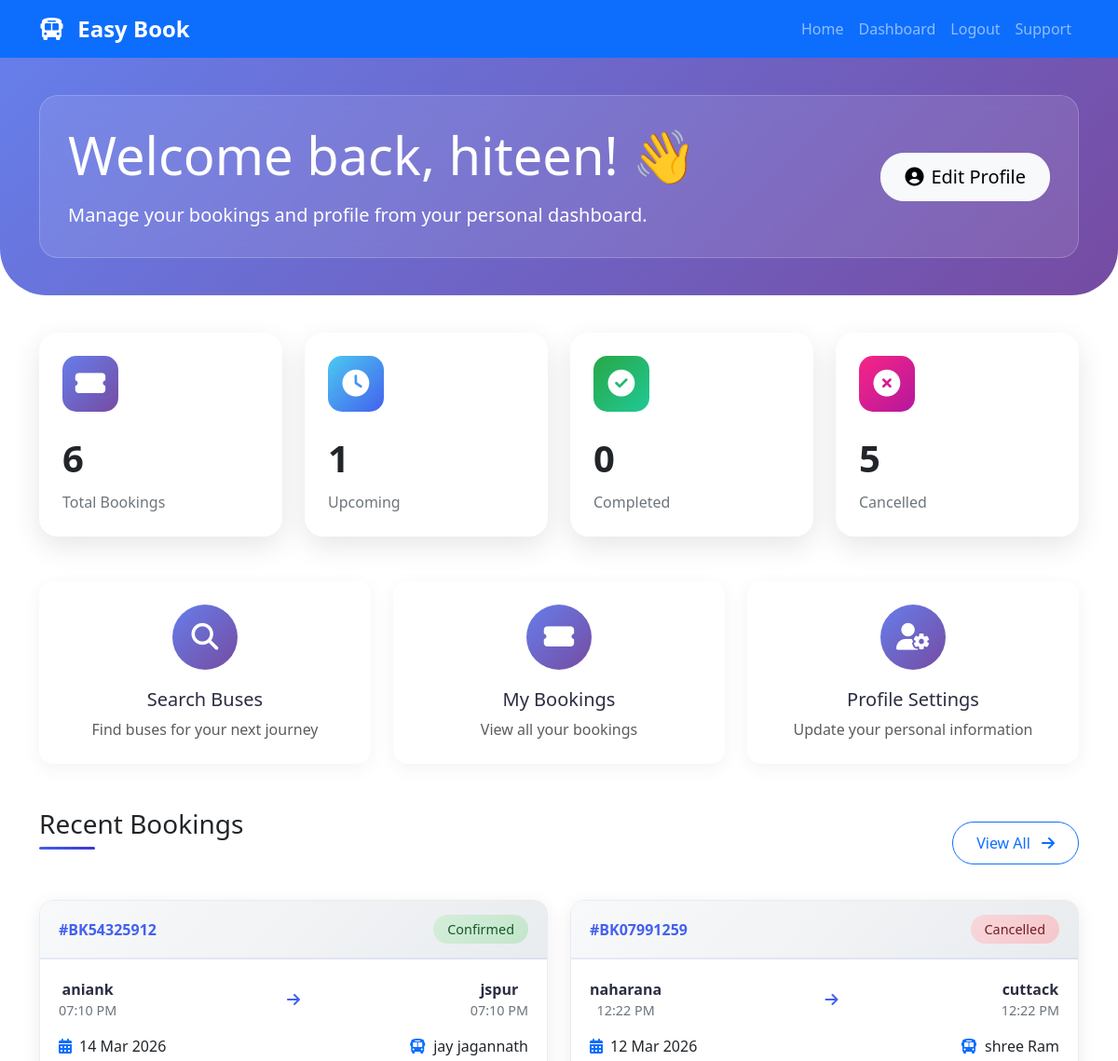
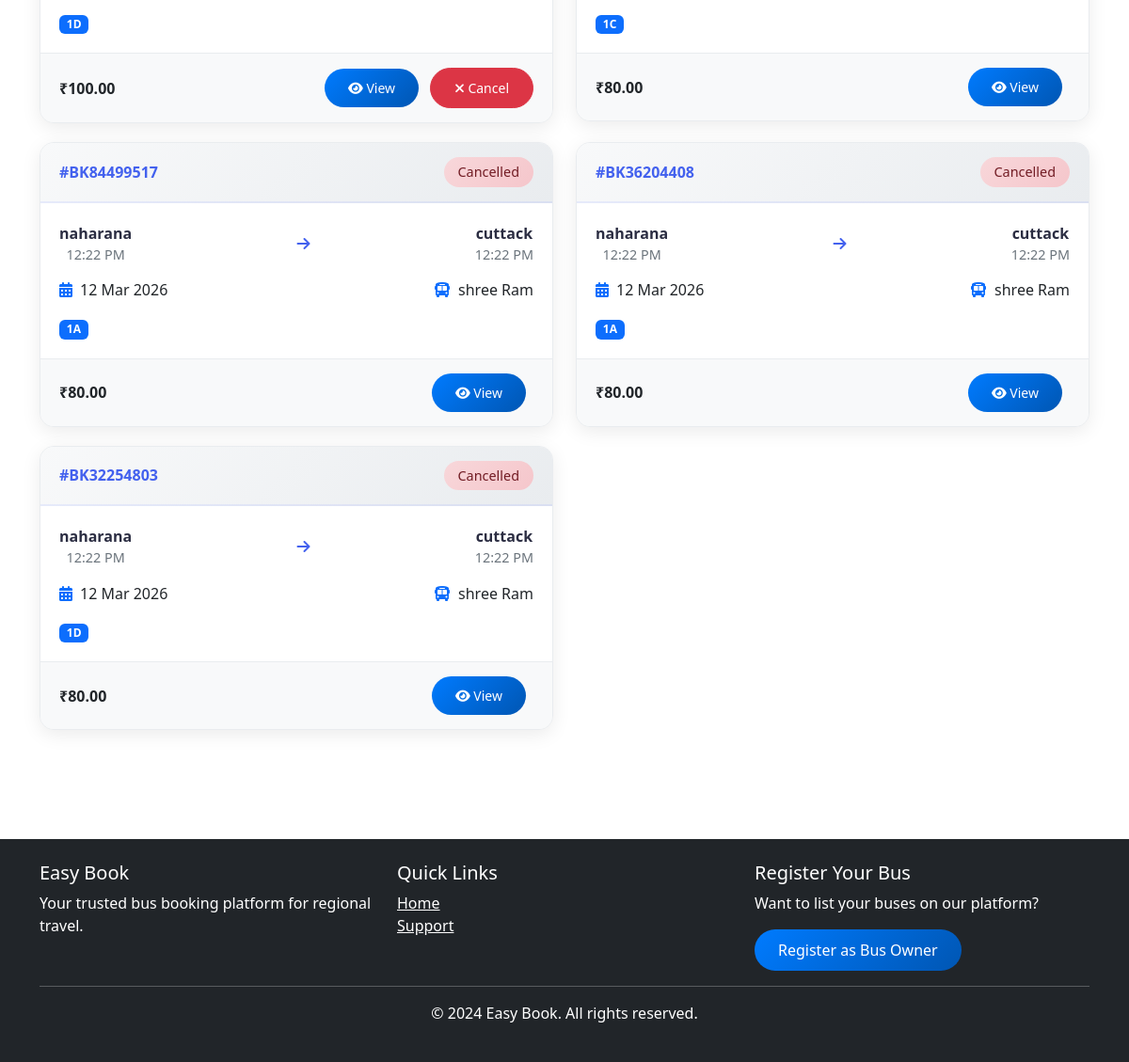
The app's page /accounts/dashboard/ (signed in) with its own data (2 pictures, top to bottom).
### easybook/apps/accounts/models.py (models this page shows, shortened)
class User(AbstractUser):
    USER_TYPES = (
        ('customer', 'Customer'),
        ('bus_owner', 'Bus Owner'),
        ('admin', 'Admin'),
    )
    user_type = models.CharField(max_length=20, choices=USER_TYPES, default='customer')
    phone = models.CharField(max_length=15, unique=True)
    email_verified = models.BooleanField(default=False)
    phone_verified = models.BooleanField(default=False)
    profile_pic = models.ImageField(upload_to='profile_pics/', null=True, blank=True)
    address = models.CharField(max_length=255, blank=True, null=True)
    city = models.CharField(max_length=100, blank=True, null=True)
    state = models.CharField(max_length=100, blank=True, null=True)
    pincode = models.CharField(max_length=10, blank=True, null=True)
    date_of_birth = models.DateField(null=True, blank=True)
    created_at = models.DateTimeField(auto_now_add=True)
    updated_at = models.DateTimeField(auto_now=True)
    groups = models.ManyToManyField(
        'auth.Group',
        verbose_name='groups',
        blank=True,
        help_text='The groups this user belongs to.',
        related_name="custom_user_set",
        related_query_name="custom_user",
    )
    user_permissions = models.ManyToManyField(
        'auth.Permission',
        verbose_name='user permissions',
        blank=True,
        help_text='Specific permissions for this user.',
        related_name="custom_user_set",
        related_query_name="custom_user",
    )

### easybook/apps/bookings/models.py (models this page shows, shortened)
class Booking(models.Model):
    BOOKING_STATUS = (
        ('pending', 'Pending'),
        ('confirmed', 'Confirmed'),
        ('cancelled', 'Cancelled'),
        ('completed', 'Completed'),
    )
    user = models.ForeignKey(User, on_delete=models.CASCADE, limit_choices_to={'user_type': 'customer'}, related_name='customer_bookings')
    route = models.ForeignKey(Route, on_delete=models.CASCADE, related_name='route_bookings')
    booking_date = models.DateTimeField(auto_now_add=True)
    journey_date = models.DateField()
    total_amount = models.DecimalField(max_digits=10, decimal_places=2)
    status = models.CharField(max_length=20, choices=BOOKING_STATUS, default='pending')
    payment_id = models.CharField(max_length=100, blank=True, null=True)
    payment_method = models.CharField(max_length=50, blank=True, null=True)
    booking_reference = models.CharField(max_length=20, unique=True)

class BookedSeat(models.Model):
    GENDER_CHOICES = (
        ('M', 'Male'),
        ('F', 'Female'),
        ('O', 'Other'),
    )
    booking = models.ForeignKey(Booking, on_delete=models.CASCADE, related_name='booked_seats')
    seat = models.ForeignKey(Seat, on_delete=models.CASCADE, related_name='seat_bookings')
    passenger_name = models.CharField(max_length=100)
    passenger_age = models.IntegerField()
    passenger_gender = models.CharField(max_length=10, choices=GENDER_CHOICES)
    passenger_adhar = models.CharField(max_length=12, blank=True, null=True)
    class Meta:
        unique_together = ['booking', 'seat']

### easybook/apps/bus_owners/models.py (models this page shows, shortened)
class Route(models.Model):
    bus = models.ForeignKey(Bus, on_delete=models.CASCADE, related_name='routes')
    source = models.CharField(max_length=100)
    destination = models.CharField(max_length=100)
    departure_time = models.DateTimeField()
    arrival_time = models.DateTimeField()
    duration = models.CharField(max_length=50, help_text="e.g., 5 hours 30 mins", blank=True)
    fare = models.DecimalField(max_digits=10, decimal_places=2)
    available_seats = models.IntegerField()
    operating_days = models.CharField(max_length=100, help_text="Mon,Tue,Wed,Thu,Fri,Sat,Sun", default="All Days")

class Bus(models.Model):
    BUS_TYPES = (
        ('ac', 'AC'),
        ('non_ac', 'Non AC'),
        ('sleeper', 'Sleeper'),
        ('seater', 'Seater'),
        ('ac_sleeper', 'AC Sleeper'),
        ('luxury', 'Luxury'),
    )
    BUS_LAYOUTS = (
        ('2x2', '2 x 2 (4 seats per row)'),
        ('2x1', '2 x 1 (3 seats per row)'),
        ('1x2', '1 x 2 (3 seats per row)'),
        ('sleeper_2x1', 'Sleeper 2 x 1'),
        ('sleeper_1x1', 'Sleeper 1 x 1'),
    )
    owner = models.ForeignKey(User, on_delete=models.CASCADE, limit_choices_to={'user_type': 'bus_owner'}, related_name='buses')
    bus_name = models.CharField(max_length=100)
    bus_type = models.CharField(max_length=20, choices=BUS_TYPES)
    bus_number = models.CharField(max_length=20, unique=True)
    total_seats = models.IntegerField()
    seat_layout = models.CharField(max_length=20, choices=BUS_LAYOUTS, default='2x2')
    amenities = models.TextField(help_text="AC, WiFi, Charging point, etc.", blank=True)
    bus_image = models.ImageField(upload_to='bus_images/', null=True, blank=True)
    is_active = models.BooleanField(default=True)
    created_at = models.DateTimeField(auto_now_add=True)
    updated_at = models.DateTimeField(auto_now=True)

class Seat(models.Model):
    SEAT_TYPES = (
        ('window', 'Window'),
        ('aisle', 'Aisle'),
        ('middle', 'Middle'),
        ('sleeper_lower', 'Sleeper Lower'),
        ('sleeper_upper', 'Sleeper Upper'),
    )
    bus = models.ForeignKey(Bus, on_delete=models.CASCADE, related_name='seats')
    seat_number = models.CharField(max_length=10)
    seat_type = models.CharField(max_length=20, choices=SEAT_TYPES, default='window')
    seat_row = models.IntegerField()
    seat_column = models.IntegerField()
    is_active = models.BooleanField(default=True)
    class Meta:
        unique_together = ['bus', 'seat_number']
        ordering = ['seat_row', 'seat_column']

### easybook/apps/accounts/views.py (the view)
# urls.py: path('dashboard/', views.dashboard, name='dashboard'),
@login_required
def dashboard(request):
    if request.user.user_type == 'bus_owner':
        return redirect('bus_owner_dashboard')
    else:
        bookings = Booking.objects.filter(user=request.user).order_by('-booking_date')
        total_bookings = bookings.count()
        upcoming_bookings = bookings.filter(
            status='confirmed',
            journey_date__gte=timezone.now().date()
        ).count()
        completed_bookings = bookings.filter(status='completed').count()
        cancelled_bookings = bookings.filter(status='cancelled').count()
        recent_bookings = bookings[:5]
        context = {
            'bookings': bookings,
            'recent_bookings': recent_bookings,
            'total_bookings': total_bookings,
            'upcoming_bookings': upcoming_bookings,
            'completed_bookings': completed_bookings,
            'cancelled_bookings': cancelled_bookings,
        }
        return render(request, 'customer/dashboard.html', context)

### templates/customer/dashboard.html (shortened to what this page needs)
{% extends 'base.html' %}
{% load static %}
{% block content %}
<div class="dashboard-header">
    <div class="container">
        <div class="welcome-card">
            <div class="row align-items-center">
                <div class="col-md-8">
                    <h1 class="display-4 mb-3">Welcome back, {{ user.first_name|default:user.username }}! 👋</h1>
                    <p class="lead mb-0">Manage your bookings and profile from your personal dashboard.</p>
                </div>
                <div class="col-md-4 text-md-end">
                    <a href="{% url 'profile' %}" class="btn btn-light btn-lg">
                        <i class="fas fa-user-circle me-2"></i>Edit Profile
                    </a>
                </div>
            </div>
        </div>
    </div>
</div>
<div class="container mb-5">
    <div class="row g-4 mb-5">
        <div class="col-md-3">
            <div class="stat-card total">
                <div class="stat-icon">
                    <i class="fas fa-ticket-alt"></i>
                </div>
                <div class="stat-value">{{ total_bookings }}</div>
                <div class="stat-label">Total Bookings</div>
            </div>
        </div>
        <div class="col-md-3">
            <div class="stat-card upcoming">
                <div class="stat-icon">
                    <i class="fas fa-clock"></i>
                </div>
                <div class="stat-value">{{ upcoming_bookings }}</div>
                <div class="stat-label">Upcoming</div>
            </div>
        </div>
        <div class="col-md-3">
            <div class="stat-card completed">
                <div class="stat-icon">
                    <i class="fas fa-check-circle"></i>
                </div>
                <div class="stat-value">{{ completed_bookings }}</div>
                <div class="stat-label">Completed</div>
            </div>
        </div>
        <div class="col-md-3">
            <div class="stat-card cancelled">
                <div class="stat-icon">
                    <i class="fas fa-times-circle"></i>
                </div>
                <div class="stat-value">{{ cancelled_bookings }}</div>
                <div class="stat-label">Cancelled</div>
            </div>
        </div>
    </div>
    <div class="row g-4 mb-5">
        <div class="col-md-4">
            <a href="{% url 'home' %}" class="quick-action-card">
                <div class="quick-action-icon">
                    <i class="fas fa-search"></i>
                </div>
                <h5>Search Buses</h5>
                <p class="text-muted mb-0">Find buses for your next journey</p>
            </a>
        </div>
        <div class="col-md-4">
            <a href="{% url 'my_bookings' %}" class="quick-action-card">
                <div class="quick-action-icon">
                    <i class="fas fa-ticket-alt"></i>
                </div>
                <h5>My Bookings</h5>
                <p class="text-muted mb-0">View all your bookings</p>
            </a>
        </div>
        <div class="col-md-4">
            <a href="{% url 'profile' %}" class="quick-action-card">
                <div class="quick-action-icon">
                    <i class="fas fa-user-cog"></i>
                </div>
                <h5>Profile Settings</h5>
                <p class="text-muted mb-0">Update your personal information</p>
            </a>
        </div>
    </div>
    <div class="d-flex justify-content-between align-items-center mb-4">
        <h3 class="section-title">Recent Bookings</h3>
        <a href="{% url 'my_bookings' %}" class="btn btn-outline-primary">View All <i class="fas fa-arrow-right ms-2"></i></a>
    </div>
    {% if recent_bookings %}
        <div class="row">
            {% for booking in recent_bookings %}
            <div class="col-md-6">
                <div class="booking-card">
                    <div class="booking-header">
                        <span class="booking-ref">#{{ booking.booking_reference }}</span>
                        <span class="status-badge status-{{ booking.status }}">
                            {{ booking.status|title }}
                        </span>
                    </div>
                    <div class="booking-body">
                        <div class="booking-route">
                            <div class="route-point">
                                <div class="route-city">{{ booking.route.source }}</div>
                                <div class="route-time">{{ booking.route.departure_time|date:"h:i A" }}</div>
                            </div>
                            <div class="route-arrow">
                                <i class="fas fa-arrow-right"></i>
                            </div>
                            <div class="route-point">
                                <div class="route-city">{{ booking.route.destination }}</div>
                                <div class="route-time">{{ booking.route.arrival_time|date:"h:i A" }}</div>
                            </div>
                        </div>
                        <div class="d-flex justify-content-between align-items-center">
                            <div>
                                <i class="fas fa-calendar-alt text-primary me-2"></i>{{ booking.journey_date|date:"d M Y" }}
                            </div>
                            <div>
                                <i class="fas fa-bus text-primary me-2"></i>{{ booking.route.bus.bus_name }}
                            </div>
                        </div>
                        <div class="mt-3">
                            {% for seat in booking.booked_seats.all %}
                                <span class="badge bg-primary me-1">{{ seat.seat.seat_number }}</span>
                            {% endfor %}
                        </div>
                    </div>
                    <div class="booking-footer">
                        <span class="fw-bold">₹{{ booking.total_amount|floatformat:2 }}</span>
                        <div>
                            <a href="{% url 'booking_confirmation' booking.id %}" class="btn btn-sm btn-primary me-2">
                                <i class="fas fa-eye"></i> View
                            </a>
                            {% if booking.status == 'confirmed' %}
                            <a href="{% url 'cancel_booking' booking.id %}" class="btn btn-sm btn-danger"
                               onclick="return confirm('Are you sure you want to cancel this booking?')">
                                <i class="fas fa-times"></i> Cancel
                            </a>
                            {% endif %}
                        </div>
                    </div>
                </div>
            </div>
            {% endfor %}
        </div>
    {% endif %}
</div>
{% endblock %}

### records on screen
User: first_name "hiteen"
Booking: booking_reference "BK54325912", status "Confirmed", route.source "aniank", route.departure_time "07:10 PM", route.destination "jspur", route.arrival_time "07:10 PM", journey_date "14 Mar 2026", route.bus.bus_name "jay jagannath", total_amount "100.00", shows "Cancel"
BookedSeat: seat.seat_number "1D"
Booking: booking_reference "BK07991259", status "Cancelled", route.source "naharana", route.departure_time "12:22 PM", route.destination "cuttack", route.arrival_time "12:22 PM", journey_date "12 Mar 2026", route.bus.bus_name "shree Ram", total_amount "80.00"
BookedSeat: seat.seat_number "1C"
Booking: booking_reference "BK84499517", status "Cancelled", route.source "naharana", route.departure_time "12:22 PM", route.destination "cuttack", route.arrival_time "12:22 PM", journey_date "12 Mar 2026", route.bus.bus_name "shree Ram", total_amount "80.00"
BookedSeat: seat.seat_number "1A"
Booking: booking_reference "BK36204408", status "Cancelled", route.source "naharana", route.departure_time "12:22 PM", route.destination "cuttack", route.arrival_time "12:22 PM", journey_date "12 Mar 2026", route.bus.bus_name "shree Ram", total_amount "80.00"
BookedSeat: seat.seat_number "1A"
Booking: booking_reference "BK32254803", status "Cancelled", route.source "naharana", route.departure_time "12:22 PM", route.destination "cuttack", route.arrival_time "12:22 PM", journey_date "12 Mar 2026", route.bus.bus_name "shree Ram", total_amount "80.00"
BookedSeat: seat.seat_number "1D"

### other values on screen
{{ total_bookings }} "6"
{{ upcoming_bookings }} "1"
{{ completed_bookings }} "0"
{{ cancelled_bookings }} "5"
